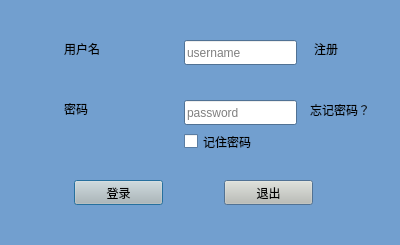
<?xml version="1.0" encoding="UTF-8"?>
<ui version="4.0">
 <class>loginDlg</class>
 <widget class="QDialog" name="loginDlg">
  <property name="geometry">
   <rect>
    <x>0</x>
    <y>0</y>
    <width>400</width>
    <height>245</height>
   </rect>
  </property>
  <property name="palette">
   <palette>
    <active>
     <colorrole role="Button">
      <brush brushstyle="SolidPattern">
       <color alpha="255">
        <red>186</red>
        <green>189</green>
        <blue>182</blue>
       </color>
      </brush>
     </colorrole>
     <colorrole role="Base">
      <brush brushstyle="SolidPattern">
       <color alpha="255">
        <red>255</red>
        <green>255</green>
        <blue>255</blue>
       </color>
      </brush>
     </colorrole>
     <colorrole role="Window">
      <brush brushstyle="SolidPattern">
       <color alpha="255">
        <red>114</red>
        <green>159</green>
        <blue>207</blue>
       </color>
      </brush>
     </colorrole>
    </active>
    <inactive>
     <colorrole role="Button">
      <brush brushstyle="SolidPattern">
       <color alpha="255">
        <red>186</red>
        <green>189</green>
        <blue>182</blue>
       </color>
      </brush>
     </colorrole>
     <colorrole role="Base">
      <brush brushstyle="SolidPattern">
       <color alpha="255">
        <red>255</red>
        <green>255</green>
        <blue>255</blue>
       </color>
      </brush>
     </colorrole>
     <colorrole role="Window">
      <brush brushstyle="SolidPattern">
       <color alpha="255">
        <red>114</red>
        <green>159</green>
        <blue>207</blue>
       </color>
      </brush>
     </colorrole>
    </inactive>
    <disabled>
     <colorrole role="Button">
      <brush brushstyle="SolidPattern">
       <color alpha="255">
        <red>186</red>
        <green>189</green>
        <blue>182</blue>
       </color>
      </brush>
     </colorrole>
     <colorrole role="Base">
      <brush brushstyle="SolidPattern">
       <color alpha="255">
        <red>114</red>
        <green>159</green>
        <blue>207</blue>
       </color>
      </brush>
     </colorrole>
     <colorrole role="Window">
      <brush brushstyle="SolidPattern">
       <color alpha="255">
        <red>114</red>
        <green>159</green>
        <blue>207</blue>
       </color>
      </brush>
     </colorrole>
    </disabled>
   </palette>
  </property>
  <property name="windowTitle">
   <string>登录</string>
  </property>
  <property name="autoFillBackground">
   <bool>true</bool>
  </property>
  <widget class="QPushButton" name="loginBtn">
   <property name="geometry">
    <rect>
     <x>74</x>
     <y>180</y>
     <width>89</width>
     <height>25</height>
    </rect>
   </property>
   <property name="cursor">
    <cursorShape>PointingHandCursor</cursorShape>
   </property>
   <property name="text">
    <string>登录</string>
   </property>
  </widget>
  <widget class="QPushButton" name="exitBtn">
   <property name="geometry">
    <rect>
     <x>224</x>
     <y>180</y>
     <width>89</width>
     <height>25</height>
    </rect>
   </property>
   <property name="cursor">
    <cursorShape>PointingHandCursor</cursorShape>
   </property>
   <property name="text">
    <string>退出</string>
   </property>
  </widget>
  <widget class="QLineEdit" name="usrEdit">
   <property name="geometry">
    <rect>
     <x>184</x>
     <y>40</y>
     <width>113</width>
     <height>25</height>
    </rect>
   </property>
   <property name="placeholderText">
    <string>username</string>
   </property>
  </widget>
  <widget class="QLineEdit" name="pwdEdit">
   <property name="geometry">
    <rect>
     <x>184</x>
     <y>100</y>
     <width>113</width>
     <height>25</height>
    </rect>
   </property>
   <property name="echoMode">
    <enum>QLineEdit::Password</enum>
   </property>
   <property name="placeholderText">
    <string>password</string>
   </property>
  </widget>
  <widget class="QLabel" name="label">
   <property name="geometry">
    <rect>
     <x>64</x>
     <y>40</y>
     <width>67</width>
     <height>17</height>
    </rect>
   </property>
   <property name="text">
    <string>用户名</string>
   </property>
  </widget>
  <widget class="QLabel" name="label_2">
   <property name="geometry">
    <rect>
     <x>64</x>
     <y>100</y>
     <width>67</width>
     <height>17</height>
    </rect>
   </property>
   <property name="text">
    <string>密码</string>
   </property>
  </widget>
  <widget class="QCheckBox" name="rememberMe">
   <property name="geometry">
    <rect>
     <x>184</x>
     <y>130</y>
     <width>92</width>
     <height>23</height>
    </rect>
   </property>
   <property name="cursor">
    <cursorShape>PointingHandCursor</cursorShape>
   </property>
   <property name="text">
    <string>记住密码</string>
   </property>
  </widget>
  <widget class="QLabel" name="label_3">
   <property name="geometry">
    <rect>
     <x>314</x>
     <y>40</y>
     <width>67</width>
     <height>17</height>
    </rect>
   </property>
   <property name="cursor">
    <cursorShape>PointingHandCursor</cursorShape>
   </property>
   <property name="text">
    <string>注册</string>
   </property>
  </widget>
  <widget class="QLabel" name="label_4">
   <property name="geometry">
    <rect>
     <x>310</x>
     <y>100</y>
     <width>71</width>
     <height>20</height>
    </rect>
   </property>
   <property name="cursor">
    <cursorShape>PointingHandCursor</cursorShape>
   </property>
   <property name="autoFillBackground">
    <bool>false</bool>
   </property>
   <property name="text">
    <string>忘记密码？</string>
   </property>
   <property name="scaledContents">
    <bool>false</bool>
   </property>
   <property name="wordWrap">
    <bool>false</bool>
   </property>
   <property name="openExternalLinks">
    <bool>false</bool>
   </property>
  </widget>
 </widget>
 <resources/>
 <connections>
  <connection>
   <sender>exitBtn</sender>
   <signal>clicked()</signal>
   <receiver>loginDlg</receiver>
   <slot>close()</slot>
   <hints>
    <hint type="sourcelabel">
     <x>274</x>
     <y>242</y>
    </hint>
    <hint type="destinationlabel">
     <x>199</x>
     <y>149</y>
    </hint>
   </hints>
  </connection>
 </connections>
</ui>
